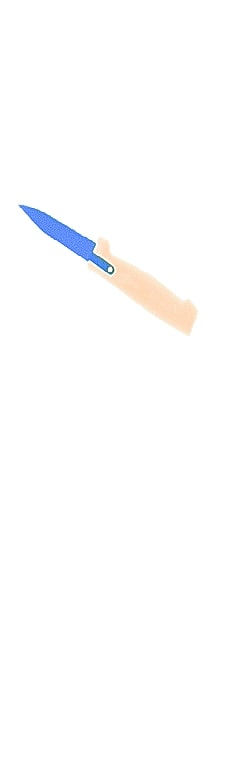
#> input picture threat_images/BAGGAGE_20170522_113049_80428_A.jpg, 232 x 768 px; its folder holds only this picture in this run
$ python crop_and_rotate_threat_image.py
#> lines starting #> are read from the running program, lines starting #| are printed output that depends on the picture; after the words box and inside, x2 and y2 are one past the last pixel; in counts of white or black regions, pixels touching at a corner belong together
"""
@author Harish Natarajan
@project BaggageAI_CV_Hiring_Assignment
"""
import os
import cv2
import numpy as np
from tqdm import tqdm
import argparse
from PIL import Image


# use argparse to get the input image directory and output directory
ap = argparse.ArgumentParser()
ap.add_argument("-i", "--image_dir", default='./threat_images/', help='Enter threat image path')
ap.add_argument("-o", "--output_dir", default="./cropped_threat_img", help="Enter path to save "
                                                                           "cropped threat images")
arg = vars(ap.parse_args())


def crop_threat_object(img_path: str) -> np.array:
    # Read the image
    image = cv2.imread(img_path)
#> image is the input picture: shape (768, 232, 3); mean B, G, R 253.7, 253.4, 253.4

    # keep copy of the image
    original = image.copy()

    # convert the image to gray scale
    gray = cv2.cvtColor(image, cv2.COLOR_BGR2GRAY)
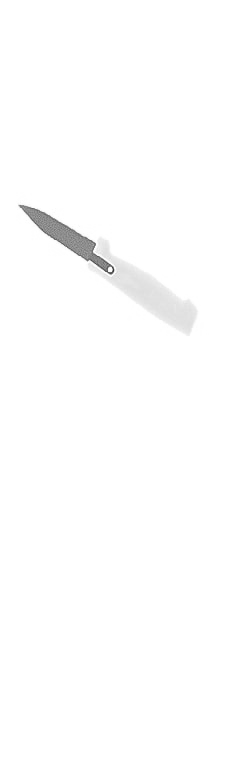
#> gray: shape (768, 232); min 53, max 255, mean 253.4

    # Find Inverse Binary Threshold
    _, thresh = cv2.threshold(gray, np.mean(gray), 255, cv2.THRESH_BINARY_INV)
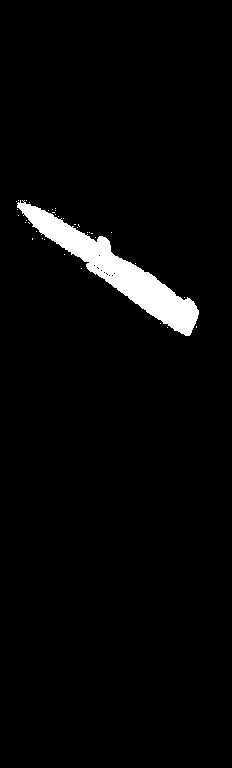
#> thresh: shape (768, 232); 3.2% white; 37 white regions (36 under 20 px), largest, box (x1, y1, x2, y2) and area: (17, 200, 199, 336) 5635

    # perform canny edge detection
    canny = cv2.Canny(thresh, 0, 255)
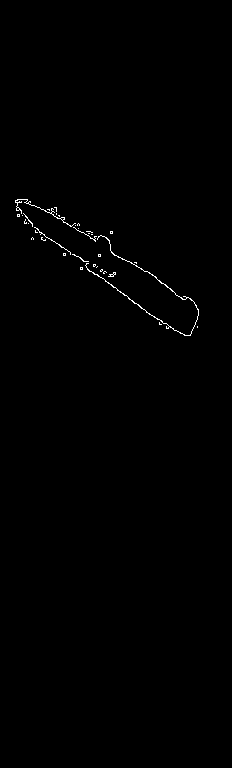
#> canny: shape (768, 232); 0.41% white in thin lines or dots, all inside (x1, y1, x2, y2) = (15, 199, 199, 336)

    # Dilate the image to get foreground object
    edge = cv2.dilate(canny, None)
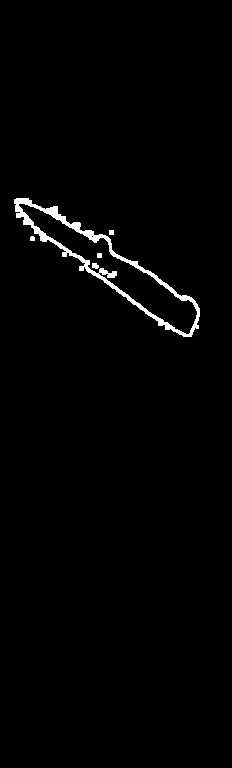
#> edge: shape (768, 232); 1.4% white; 5 white regions

    # detect contours
    contours, _ = cv2.findContours(edge, cv2.RETR_TREE, cv2.CHAIN_APPROX_SIMPLE)
#> contours = 7 contours, 4 with area under 20; largest, box (x1, y1, x2, y2) and area: (14, 198, 200, 337) 6744, (18, 203, 198, 335) 4866, (92, 263, 99, 269) 24

    # get the largest area
    areas = [cv2.contourArea(c) for c in contours]
#> areas = [15, 16, 6743.5, 2, 4866.5, 23.5, 16]

    # get index of largest contour
    max_index = np.argmax(areas)
#> max_index = 2

    # get max area contour in cnt variable
    cnt = contours[max_index]
#> cnt = contour of 273 points, box (x1, y1, x2, y2) (14, 198, 200, 337), area 6744

    # convert contour to rect
    x, y, w, h = cv2.boundingRect(cnt)
#> x = 14; y = 198; w = 186; h = 139

    # draw the rect on image
    cv2.rectangle(image, (x, y), (x + w, y + h), (36, 255, 12), 2)
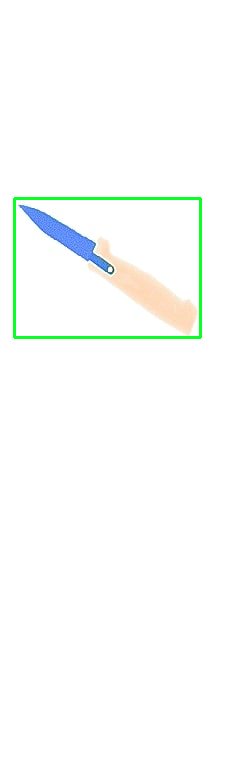
#> image: shape (768, 232, 3); 1.09% of pixels changed, all inside (x1, y1, x2, y2) = (13, 197, 202, 339)

    # crop the region
    roi = original[y:y + h, x:x + w]
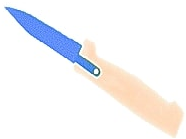
#> roi: shape (139, 186, 3); mean B, G, R 245.8, 243.8, 244.3

    # return ROI
    return roi


def rotate(image, angle=45):
    # get the dimensions of the image and then determine the center
#> called with angle = 45
    (h, w) = image.shape[:2]
#> h = 139; w = 186
    (cX, cY) = (w // 2, h // 2)
#> cX = 93; cY = 69

    # calculate the rotation matrix (applying the negative of the
    # angle to rotate clockwise) and get the rotational component
    M = cv2.getRotationMatrix2D((cX, cY), -angle, 1.0)
    cos = np.abs(M[0, 0])
#> cos = 0.707
    sin = np.abs(M[0, 1])
#> sin = 0.707

    # compute the new bounding dimensions of the image
    nW = int((h * sin) + (w * cos))
#> nW = 229
    nH = int((h * cos) + (w * sin))
#> nH = 229

    # adjust the rotation matrix to take into account translation
    M[0, 2] += (nW / 2) - cX
    M[1, 2] += (nH / 2) - cY

    # perform the actual rotation and return the image with white background
    # , borderValue=(255, 255, 255)
    return cv2.warpAffine(image, M, (nW, nH), borderValue=(255, 255, 255))
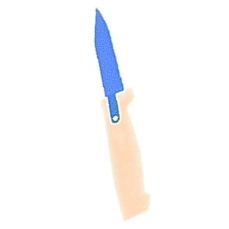
#> returned value: shape (229, 229, 3); mean of channels 0, 1, 2 250.5, 249.5, 249.7; drawn as B, G, R


# generate directory to save cropped threat image
if os.path.exists(arg['output_dir']):
    print("path exists")
else:
    os.mkdir(arg['output_dir'])

# get images from directory
directory = arg['image_dir']
ls = os.scandir(directory)

# degree sign
degree = u"\N{DEGREE SIGN}"

# loop over threat_images directory for cropping and rotating the image
for files in tqdm(ls, desc=f'saved threat images cropped and rotated at 45{degree} '):
    # get image path
    img = os.path.join(directory, files.name)

    # get ROI
    ROI = crop_threat_object(img)
    rot = rotate(ROI)

    # get path to save image as png
    file_name = str(files.name).split('.')[0] + '.png'
    out_pth = os.path.join(arg['output_dir'], file_name)

    # # convert background to transparent and save
    # rot = cv2.cvtColor(rot, cv2.COLOR_BGR2BGRA)
    # cv2.imwrite(out_pth, rot)

    # convert to transperent background and save using pillow
    rot = cv2.cvtColor(rot, cv2.COLOR_BGR2RGB)
    rot1 = Image.fromarray(rot)
    rot1 = rot1.convert("RGBA")

    datas = rot1.getdata()

    newData = []

    for item in datas:
        if item[0] == 255 and item[1] == 255 and item[2] == 255:
            newData.append((255, 255, 255, 0))
        else:
            newData.append(item)
#> after the loop, newData = 52441 items

    rot1.putdata(newData)
    rot1.save(out_pth, "PNG")

$ run again, on threat_images/BAGGAGE_20170524_075554_80428_B.jpg
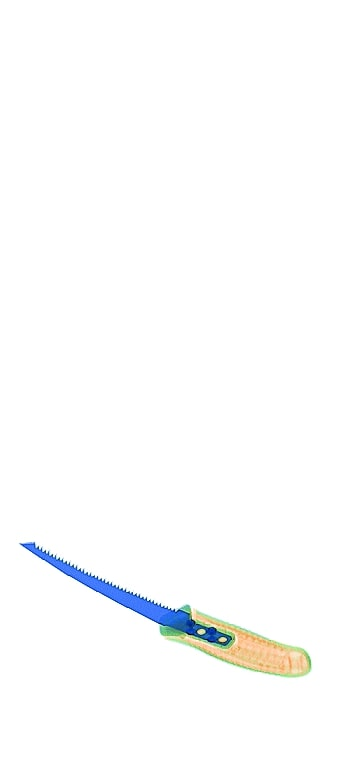
#> input picture threat_images/BAGGAGE_20170524_075554_80428_B.jpg, 347 x 768 px
#> in crop_threat_object, image is the input picture: shape (768, 347, 3); mean B, G, R 252.6, 252.4, 251.9
#> in crop_threat_object, `_, thresh = cv2.threshold(gray, np.mean(gray), 255, cv2.THRESH_BINARY_..`:
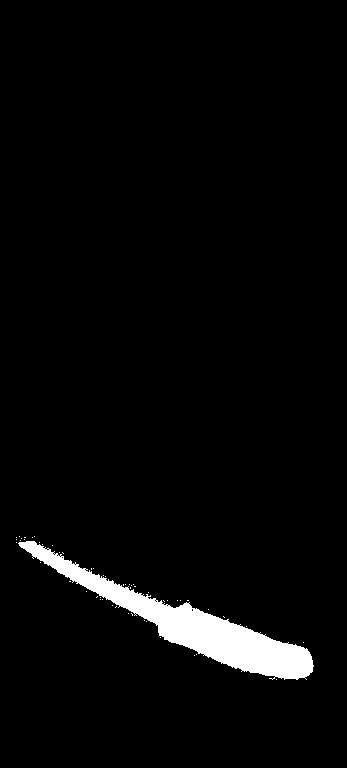
#> thresh: shape (768, 347); 3.3% white; 54 white regions (53 under 20 px), largest, box (x1, y1, x2, y2) and area: (18, 541, 314, 680) 8608
#> canny: shape (768, 347); 0.36% white in thin lines or dots, all inside (x1, y1, x2, y2) = (15, 535, 314, 681)
#> edge: shape (768, 347); 1.3% white; 1 white region
#> contours = 6 contours, 4 with area under 20; largest, box (x1, y1, x2, y2) and area: (14, 534, 315, 682) 10228, (20, 541, 313, 679) 7597
#> areas = [10228, 2, 4, 2, 2, 7597]
#> max_index = 0
#> cnt = contour of 450 points, box (x1, y1, x2, y2) (14, 534, 315, 682), area 10228
#> in crop_threat_object, `x, y, w, h = cv2.boundingRect(cnt)`: x = 14; y = 534; w = 301; h = 148
#> image: shape (768, 347, 3); 1.01% of pixels changed, all inside (x1, y1, x2, y2) = (13, 533, 317, 684)
#> in rotate, `return cv2.warpAffine(image, M, (nW, nH), borderValue=(255, 255, 255))`:
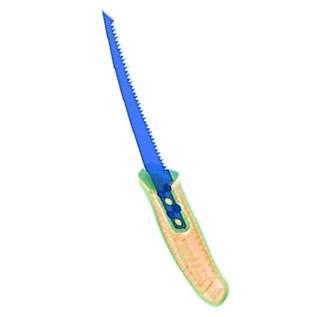
#> returned value: shape (317, 317, 3); mean of channels 0, 1, 2 248.6, 248.2, 246.8; drawn as B, G, R
#> after the loop `for item in datas:`: newData = 100489 items

$ run again, on threat_images/BAGGAGE_20170522_115645_80428_B.jpg
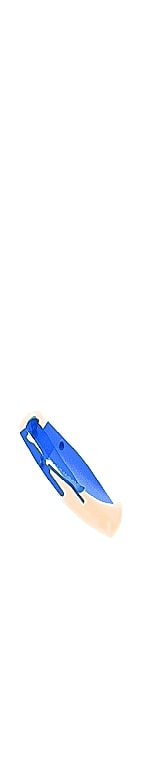
#> input picture threat_images/BAGGAGE_20170522_115645_80428_B.jpg, 157 x 768 px
#> in crop_threat_object, image is the input picture: shape (768, 157, 3); mean B, G, R 253.2, 251, 249.9
#> in crop_threat_object, `_, thresh = cv2.threshold(gray, np.mean(gray), 255, cv2.THRESH_BINARY_..`:
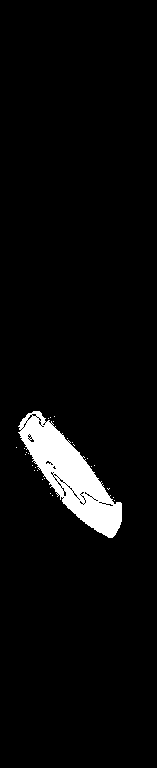
#> thresh: shape (768, 157); 4.3% white; 27 white regions (26 under 20 px), largest, box (x1, y1, x2, y2) and area: (18, 411, 122, 538) 5153
#> canny: shape (768, 157); 0.63% white in thin lines or dots, all inside (x1, y1, x2, y2) = (15, 410, 122, 538)
#> edge: shape (768, 157); 2.2% white; 3 white regions
#> contours = 18 contours, 14 with area under 20; largest, box (x1, y1, x2, y2) and area: (17, 409, 123, 539) 6200, (20, 416, 112, 503) 2788, (63, 487, 121, 537) 1212, (26, 432, 35, 443) 60
#> areas = [16, 6199.5, 11.5, 2, 2, 1211.5, 2, 4, 2, 2, 2, 15.5, 2, 2788.5, 60.5, 2, 2, 7]
#> max_index = 1
#> cnt = contour of 180 points, box (x1, y1, x2, y2) (17, 409, 123, 539), area 6200
#> in crop_threat_object, `x, y, w, h = cv2.boundingRect(cnt)`: x = 17; y = 409; w = 106; h = 130
#> image: shape (768, 157, 3); 1.17% of pixels changed, all inside (x1, y1, x2, y2) = (16, 408, 125, 541)
#> in rotate, `return cv2.warpAffine(image, M, (nW, nH), borderValue=(255, 255, 255))`:
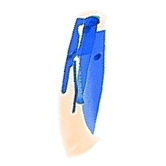
#> returned value: shape (166, 166, 3); mean of channels 0, 1, 2 247.2, 237.6, 232.9; drawn as B, G, R
#> after the loop `for item in datas:`: newData = 27556 items

$ run again, on threat_images/BAGGAGE_20170523_094231_80428_B.jpg
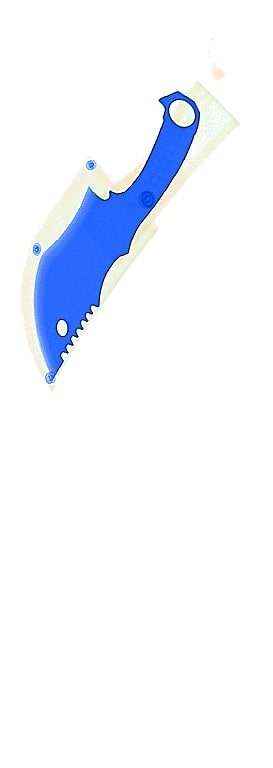
#> input picture threat_images/BAGGAGE_20170523_094231_80428_B.jpg, 273 x 768 px
#> in crop_threat_object, image is the input picture: shape (768, 273, 3); mean B, G, R 252.5, 244.5, 240.6
#> thresh: shape (768, 273); 10.1% white; 35 white regions (33 under 20 px), largest, box (x1, y1, x2, y2) and area: (20, 80, 240, 391) 21028, (212, 64, 225, 80) 122
#> canny: shape (768, 273); 1.4% white in thin lines or dots, all inside (x1, y1, x2, y2) = (20, 37, 240, 391)
#> edge: shape (768, 273); 5% white; 6 white regions
#> contours = 90 contours, 61 with area under 20; largest, box (x1, y1, x2, y2) and area: (19, 79, 241, 392) 24666, (31, 92, 200, 383) 13552, (168, 99, 195, 127) 580, (57, 173, 91, 216) 498, (90, 168, 138, 192) 350
#> areas = 90 values, max 24666 at index 0, min 2 at index 3, mean 471.4
#> max_index = 0
#> cnt = contour of 426 points, box (x1, y1, x2, y2) (19, 79, 241, 392), area 24666
#> in crop_threat_object, `x, y, w, h = cv2.boundingRect(cnt)`: x = 19; y = 79; w = 222; h = 313
#> image: shape (768, 273, 3); 1.53% of pixels changed, all inside (x1, y1, x2, y2) = (18, 78, 243, 394)
#> in rotate, `return cv2.warpAffine(image, M, (nW, nH), borderValue=(255, 255, 255))`:
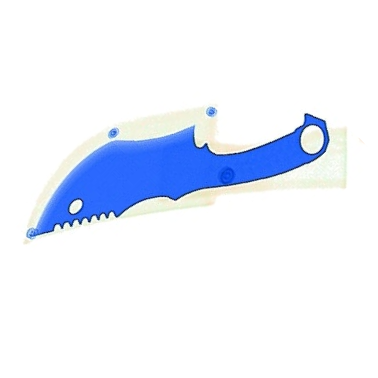
#> returned value: shape (378, 378, 3); mean of channels 0, 1, 2 251.3, 239.6, 233.8; drawn as B, G, R
#> after the loop `for item in datas:`: newData = 142884 items
